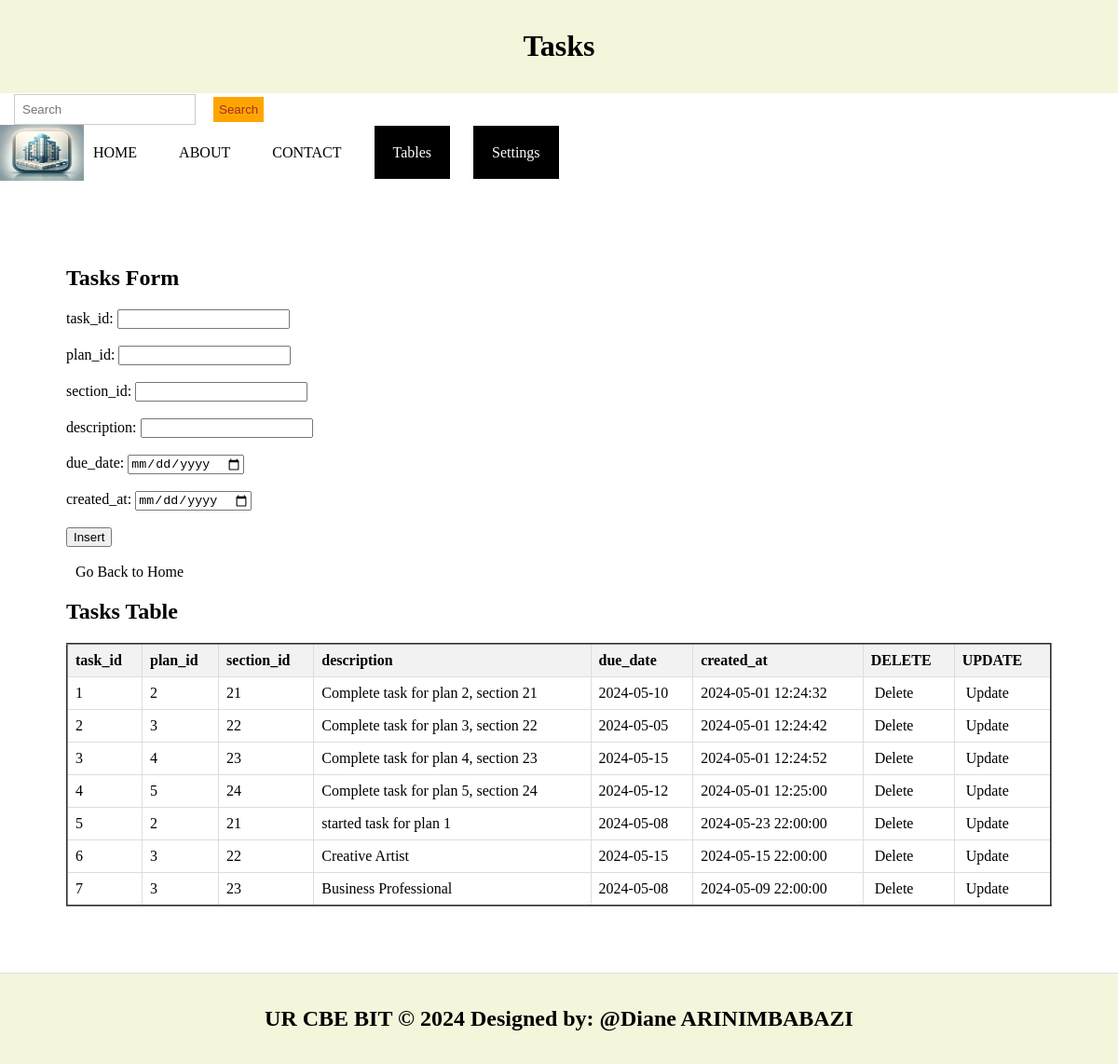
The page /tasks.php on the database its author committed.
### tables this page shows
CREATE TABLE `tasks` (
  `task_id` int(11) NOT NULL,
  `plan_id` int(11) NOT NULL,
  `section_id` int(11) DEFAULT NULL,
  `description` text NOT NULL,
  `due_date` date NOT NULL,
  `created_at` timestamp NOT NULL DEFAULT current_timestamp()
);

### tasks.php (the view, shortened to what this page needs)
<!DOCTYPE html>
<html lang="en">
<head>
  <link rel="stylesheet" type="text/css" href="style.css" title="style 1" media="screen, tv, projection, handheld, print"/>
</head>
<body style="background-image: url('./Images/task.jpg');background-repeat: no-repeat;background-size:cover;">
  <header>
    <h1>Tasks</h1>
  </header>
  <form class="d-flex" role="search" action="search.php">
    <input class="form-control me-2" type="search" placeholder="Search" aria-label="Search" name="query">
    <button class="btn btn-outline-success" type="submit">Search</button>
  </form>
  <ul>
    <img src="./Images/logo.png" width="90" height="60" alt="Logo">
    <li><a href="./home.html">HOME</a></li>
    <li><a href="./about.html">ABOUT</a></li>
    <li><a href="./contact.html">CONTACT</a></li>
    <li class="dropdown">
      <a href="#" style="padding: 20px; color: white; background-color:black; text-decoration: none;">Tables</a>
    </li>
    <li class="dropdown">
      <a href="#" style="padding: 20px; color: white; background-color:black; text-decoration: none;">Settings</a>
    </li>
  </ul>
  <section>
    <h1>Tasks Form</h1>
    <form method="post" onsubmit="return confirm('Are you sure you want to insert this record?');">
      <label for="task_id">task_id:</label>
      <input type="number" id="task_id" name="task_id"><br><br>
      <label for="plan_id">plan_id:</label>
      <input type="number" id="plan_id" name="plan_id" required><br><br>
      <label for="section_id">section_id:</label>
      <input type="number" id="section_id" name="section_id" required><br><br>
      <label for="description">description:</label>
      <input type="text" id="description" name="description"><br><br>
      <label for="due_date">due_date:</label>
      <input type="date" id="due_date" name="due_date"><br><br>
      <label for="created_at">created_at:</label>
      <input type="date" id="created_at" name="created_at"><br><br>
      <input type="submit" name="add" value="Insert"><br><br>
      <a href="./home.html">Go Back to Home</a>
    </form>
    <h2>Tasks Table</h2>
    <table border="2">
      <tr>
        <th>task_id</th>
        <th>plan_id</th>
        <th>section_id</th>
        <th>description</th>
        <th>due_date</th>
        <th>created_at</th>
        <th>DELETE</th>
        <th>UPDATE</th>
      </tr>
      <?php
        include('database_connection.php');
        $sql = "SELECT * FROM tasks";
        $result = $connection->query($sql);
        if ($result->num_rows > 0) {
            while ($row = $result->fetch_assoc()) {
                $task_id = $row['task_id'];
                echo "<tr>
                  <td>" . $row['task_id'] . "</td>
                  <td>" . $row['plan_id'] . "</td>
                  <td>" . $row['section_id'] . "</td>
                  <td>" . $row['description'] . "</td>
                  <td>" . $row['due_date'] . "</td>
                  <td>" . $row['created_at'] . "</td>
                  <td><a style='padding:4px' href='Delete_tasks.php?task_id=$task_id'>Delete</a></td>
                  <td><a style='padding:4px' href='update_tasks.php?task_id=$task_id'>Update</a></td>
                </tr>";
            }
        } else {
            echo "<tr><td colspan='7'>No data found</td></tr>";
        }
      ?>
    </table>
  </section>
  <footer>
    <center>
      <b><h2>UR CBE BIT &copy 2024 Designed by: @Diane ARINIMBABAZI</h2></b>
    </center>
  </footer>
</body>
</html>

### style.css (style rules this page uses)
body { font-family: Arial, sans-serif; margin: 0; padding: 0; }
.form-control { padding: 8px; margin-left: 4px; border: 1px solid #ccc; }
.btn { padding: 6px; background-color: orange; color: brown; border: none; }
.dropdown { position: relative; display: inline; margin-right: 10px; }
body { font-family: Arial,sans-serif; margin:0; padding:0; }
header { background-color:darkgray; padding: 20px; }
.dropdown { position: right; display:right; direction:rtl; }
section { padding:28px; border-bottom: 1px solid #ddd; }
footer { text-align: center; padding: 15px; background-color:darkgray; }

### tasks.php (style rules this page uses)
body { margin: 0; padding: 0; font-family: 'Times New Roman', serif; background: url('./Images/clinic.jpg') no-repeat center center/cover; height: 100vh; }
a { padding: 10px; color:white; text-decoration: none; margin-right: 15px; }
a:link { color:black; }
button.btn { margin-left: 15px; margin-top: 4px; }
input.form-control { margin-left: 15px; padding: 8px; }
section { padding: 71px; border-bottom: 1px solid #ddd; }
footer { text-align: center; padding: 15px; background-color: beige; }
header { background-color: beige; padding: 10px; text-align: center; }
ul { list-style-type: none; padding: 0; margin: 0; display: flex; align-items: center; }
li { margin-right: 10px; }
.dropdown { position: relative; display: inline-block; }
table { width: 100%; border-collapse: collapse; }
th, td { border: 1px solid #ddd; padding: 8px; text-align: left; }
th { background-color: #f2f2f2; }

### rows shown on the page
tasks: task_id "1", plan "2", section "21", description "Complete task for plan 2, section 21", due_date "2024-05-10", created_at "2024-05-01 12:24:32"
tasks: task_id "2", plan "3", section "22", description "Complete task for plan 3, section 22", due_date "2024-05-05", created_at "2024-05-01 12:24:42"
tasks: task_id "3", plan "4", section "23", description "Complete task for plan 4, section 23", due_date "2024-05-15", created_at "2024-05-01 12:24:52"
tasks: task_id "4", plan "5", section "24", description "Complete task for plan 5, section 24", due_date "2024-05-12", created_at "2024-05-01 12:25:00"
tasks: task_id "5", plan "2", section "21", description "started task for plan 1", due_date "2024-05-08", created_at "2024-05-23 22:00:00"
tasks: task_id "6", plan "3", section "22", description "Creative Artist", due_date "2024-05-15", created_at "2024-05-15 22:00:00"
tasks: task_id "7", plan "3", section "23", description "Business Professional", due_date "2024-05-08", created_at "2024-05-09 22:00:00"
